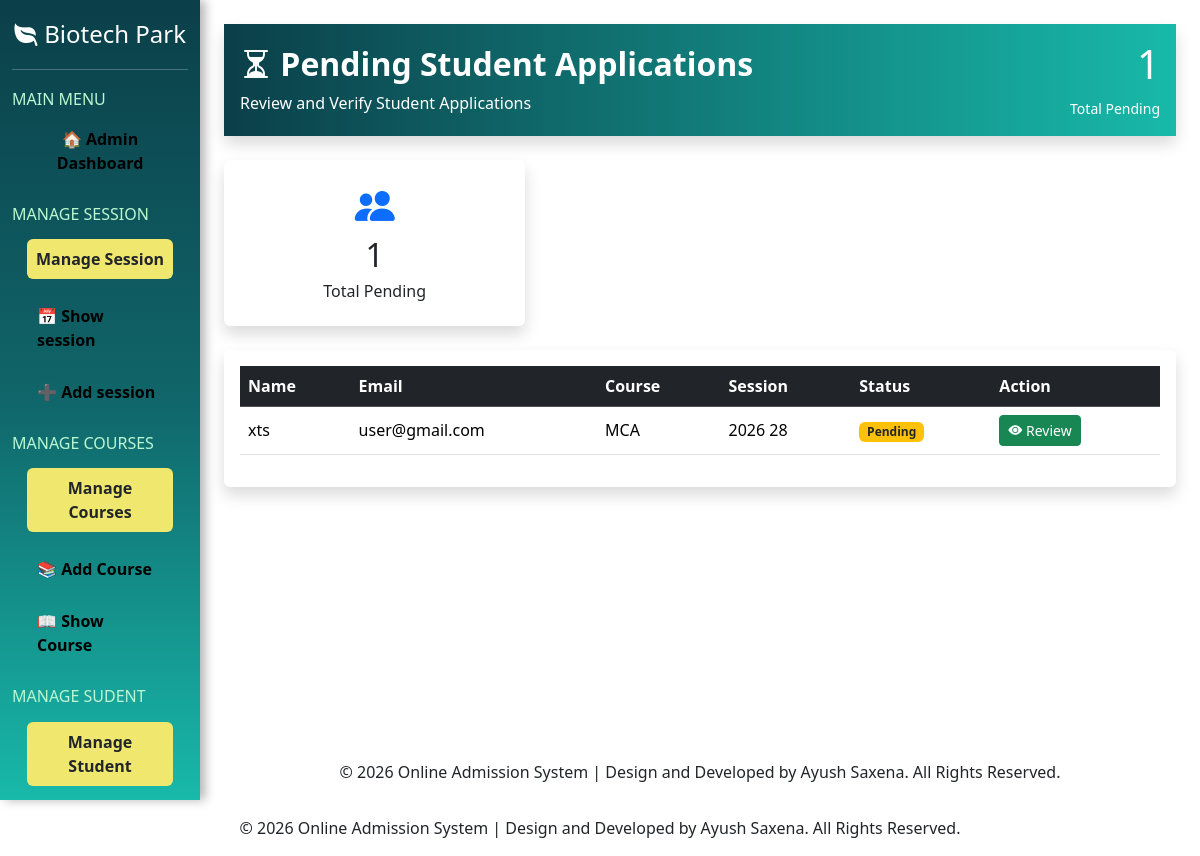
The app's page /pending_verifications/ (signed in) with its own data.
### myapp/models.py (models this page shows)
class tbl_student(models.Model):
    sid=models.IntegerField(primary_key=True,auto_created=True)
    name=models.CharField(max_length=225,null=True)
    emailaddress=models.EmailField(max_length=225,null=True)
    password=models.CharField(max_length=16,null=True)
    contact_no=models.IntegerField(null=True)
    gender=models.CharField(max_length=2,null=True)
    dob=models.DateField(null=True,blank=True)
    f_name=models.CharField(max_length=255,null=True)
    m_name=models.CharField(max_length=255,null=True)
    address=models.CharField(max_length=500,null=True)
    aadhar_no=models.IntegerField(blank=True,null=True)
    aadhar_pic=models.FileField(upload_to='student_documents',null=True)
    Session=models.CharField(max_length=50,null=True)
    course=models.CharField(max_length=500,null=True)
    course_duration=models.CharField(max_length=50,null=True)
    hs_percentage=models.CharField(max_length=20,null=True)
    hs_marksheet=models.FileField(upload_to='student_documents',null=True)
    inter_percentage=models.CharField(max_length=20,null=True)
    inter_marksheet=models.FileField(upload_to='student_documents',null=True)
    profile_pic=models.FileField(upload_to='student_documents',null=True)
    sign=models.FileField(upload_to='student_documents',null=True)
    application_status=models.CharField(max_length=20,null=True)
    fees=models.IntegerField(null=True)
    fees_status=models.CharField(max_length=20,default="Unpaid")
    payment_id=models.CharField(max_length=100,null=True,blank=True)
    payment_date=models.DateTimeField(null=True,blank=True)
    step1_completed = models.BooleanField(default=False)
    step2_completed = models.BooleanField(default=False)

### myapp/views.py (the view)
# urls.py: path('pending_verifications/',pending_verifications,name='pending_verifications'),
@never_cache
@admin_required
def pending_verifications(request):
    if 'adminid' not in request.session:
        return redirect('adminlogin')
    students = tbl_student.objects.filter(
        application_status="Pending"
    )
    return render(
        request,
        "admin/pending_verifications.html",
        {
            "students": students
        }
    )

### myapp/templates/admin/pending_verifications.html
{% extends 'admin/adminlayout.html' %}
{% block admin %}
<div class="d-flex flex-column" style="min-height: 100%;">
<div class="container-fluid mt-4">
    <div class="card border-0 shadow mb-4">
        <div class="card-body text-white"
             style="background:linear-gradient(90deg,#0b3f49,#18b9aa);">
            <div class="d-flex justify-content-between align-items-center">
                <div>
                    <h2 class="fw-bold">
                        <i class="bi bi-hourglass-split"></i>
                        Pending Student Applications
                    </h2>
                    <p class="mb-0">
                        Review and Verify Student Applications
                    </p>
                </div>
                <div class="text-end">
                    <h1>{{ students.count }}</h1>
                    <small>Total Pending</small>
                </div>
            </div>
        </div>
    </div>
    <div class="row mb-4">
        <div class="col-md-4">
            <div class="card shadow border-0">
                <div class="card-body text-center">
                    <i class="bi bi-people-fill fs-1 text-primary"></i>
                    <h2>{{ students.count }}</h2>
                    <h6>Total Pending</h6>
                </div>
            </div>
        </div>
    </div>
    <div class="card shadow border-0">
        <div class="card-body table-responsive">
            <table class="table table-hover align-middle">
                <thead class="table-dark">
                    <tr>
                        <th>Name</th>
                        <th>Email</th>
                        <th>Course</th>
                        <th>Session</th>
                        <th>Status</th>
                        <th>Action</th>
                    </tr>
                </thead>
                <tbody>
                    {% for i in students %}
                    <tr>
                        <td>{{ i.name }}</td>
                        <td>{{ i.emailaddress }}</td>
                        <td>{{ i.course }}</td>
                        <td>{{ i.Session }}</td>
                        <td>
                            <span class="badge bg-warning text-dark">
                                Pending
                            </span>
                        </td>
                        <td>
                            <a href="{% url 'details_review' i.emailaddress %}"
                               class="btn btn-success btn-sm">
                                <i class="bi bi-eye-fill"></i>
                                Review
                            </a>
                        </td>
                    </tr>
                    {% empty %}
                    <tr>
                        <td colspan="7" class="text-center">
                            No Pending Applications Found
                        </td>
                    </tr>
                    {% endfor %}
                </tbody>
            </table>
        </div>
    </div>
</div>
    <footer class="text-center py-3 mt-auto">
        © 2026 Online Admission System | Design and Developed by Ayush Saxena. All Rights Reserved.
    </footer>
</div>
{% endblock %}

### myapp/templates/admin/adminlayout.html (style rules this page uses)
body { overflow: hidden; }
a { text-decoration: none; color: black; }

### records on screen
tbl_student: name "xts", emailaddress "user@gmail.com", course "MCA", Session "2026 28"

### other values on screen
{{ students.count }} "1"
